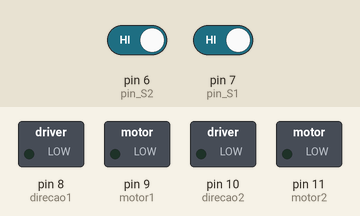
Bench run of a sketch on a simulated Arduino Uno, built with avr-gcc and run on an emulated ATmega328P. On the bench: switched loads named in the sketch (green lamp = pin HIGH). The test bench sets the inputs (shaded band); at power-on: pin 6 (pin_S2) HIGH, pin 7 (pin_S1) HIGH.

Above: at 1.2 s.
1.3 s: pin 6 (pin_S2) driven LOW
At 2.5 s:
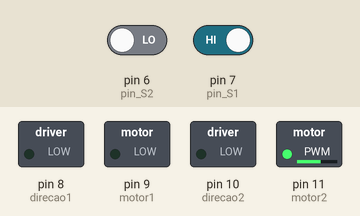
2.8 s: pin 7 (pin_S1) driven LOW
At 3.7 s:
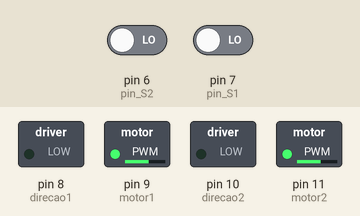
4.3 s: pin 6 (pin_S2) driven HIGH
At 4.8 s:
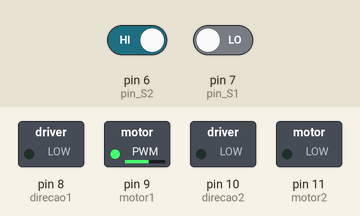
Timing chart, 0 to 7.3 s (numbered marks = the images above; inputs shaded):
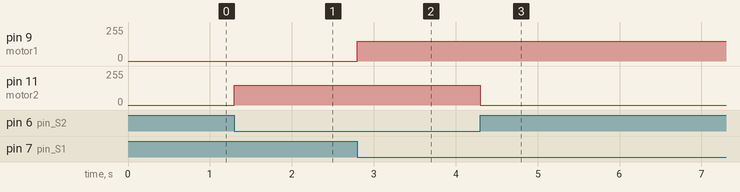

The sketch:

maquinadomal-script.ino
```cpp
#define motor1 9
#define motor2 11
#define direcao1 8
#define direcao2 10
#define pin_S1 7
#define pin_S2 6
bool sensorIR1 = 0;
bool sensorIR2 = 0;
int velocidade = 150;
void setup(){
pinMode(motor1, OUTPUT);
pinMode(motor2, OUTPUT);
pinMode(direcao1, OUTPUT);
pinMode(direcao2, OUTPUT);
digitalWrite(direcao1, LOW);
digitalWrite(direcao2, LOW);
pinMode(pin_S1, INPUT);
pinMode(pin_S2, INPUT);
}
void loop(){
sensorIR1 = digitalRead(pin_S1);
sensorIR2 = digitalRead(pin_S2);
if((sensorIR1 == 0) && (sensorIR2 == 0)){
analogWrite(motor1, velocidade);
analogWrite(motor2, velocidade);
}
if((sensorIR1 == 1) && (sensorIR2 == 0)){
analogWrite(motor1, 0);
analogWrite(motor2, velocidade);
}
if((sensorIR1 == 0) && (sensorIR2 == 1)){
analogWrite(motor1, velocidade);
analogWrite(motor2, 0);
}
}
```

Measured:
- after the input at 1.3 s, pin 11 (motor2): 0/255 → 150/255 at once
- after the input at 2.8 s, pin 9 (motor1): 0/255 → 150/255 at once
- after the input at 4.3 s, pin 11 (motor2): 150/255 → 0/255 at once
